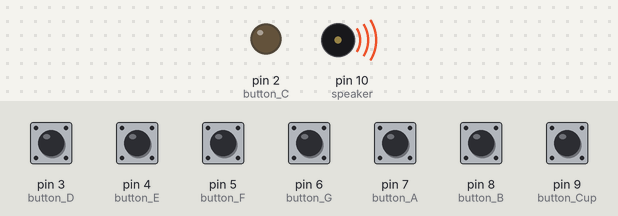
This sketch was run on a simulated Arduino Uno, built with avr-gcc and run on an emulated ATmega328P. On the bench: output pins drawn as LEDs (lit = HIGH), buzzer (waves = sounding). The inputs (shaded band) are chosen by the test bench; at power-on: pin 3 (button_D), pin 4 (button_E), pin 5 (button_F), pin 6 (button_G), pin 7 (button_A), pin 8 (button_B), pin 9 (button_Cup) HIGH. Pins used as bus, display or sensor lines are not drawn; what the sketch prints to the serial monitor is not drawn.

Above: at 0.1 s.
Timing chart, 0 to 1.6 s (numbered marks = the images above):
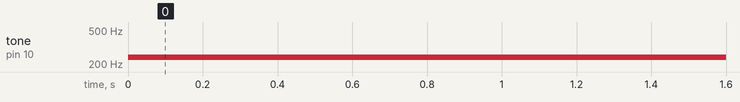

Measured:
- by itself, tone on pin 10 (speaker): silent → 240 Hz at 0.00 s

The sketch:

sketch_jun30_piano.ino
```cpp
int button_C = 2;
int button_D = 3;
int button_E = 4;
int button_F = 5;
int button_G = 6;
int button_A = 7;
int button_B = 8;
int button_Cup = 9;

int speaker = 10;

int buttonstate_C = 0;
int buttonstate_D = 0;
int buttonstate_E = 0;
int buttonstate_F = 0;
int buttonstate_G = 0;
int buttonstate_A = 0;
int buttonstate_B = 0;
int buttonstate_Cup = 0;

//NOTES         'c'  , 'd',  'e',  'f',  'g', 'a',  'b',  'C'
int tones[] = { 240, 254, 285, 320, 359, 280, 427, 956 }; //freq
int Cur_tone = 0;

void setup()
{
  pinMode(button_C, OUTPUT);
  pinMode(button_D, INPUT);
  pinMode(button_E, INPUT);
  pinMode(button_F, INPUT);
  pinMode(button_G, INPUT);
  pinMode(button_A, INPUT);
  pinMode(button_B, INPUT);
  pinMode(button_Cup, INPUT);

  pinMode(speaker, OUTPUT);
Serial.begin(9600);
}

void loop()
{
  buttonstate_C = digitalRead(button_C);
  buttonstate_D = digitalRead(button_D);
  buttonstate_E = digitalRead(button_E);
  buttonstate_F = digitalRead(button_F);
  buttonstate_G = digitalRead(button_G);
  buttonstate_A = digitalRead(button_A);
  buttonstate_B = digitalRead(button_B);
  buttonstate_Cup = digitalRead(button_Cup);
  Serial.print(buttonstate_C);
  Serial.print("||");
  Serial.print(buttonstate_D);
  Serial.print("||");
  Serial.print(buttonstate_E);
  Serial.print("||");
  Serial.print(buttonstate_F);
  Serial.print("||");
  Serial.print(buttonstate_G);
  Serial.print("||");
  Serial.print(buttonstate_A);
  Serial.print("||");
  Serial.print(buttonstate_B);
  Serial.print("||");
  Serial.println(buttonstate_Cup);

  if((buttonstate_C == LOW) || (buttonstate_E == LOW) ||
    (buttonstate_G == LOW) || (buttonstate_D == LOW) ||
    (buttonstate_F == LOW) || (buttonstate_A == LOW) ||
    (buttonstate_B == LOW) || (buttonstate_Cup == LOW) )
  {
    if (buttonstate_C == LOW)
    {
      Cur_tone = tones[0];

    }
    if (buttonstate_E == LOW)
    {
      Cur_tone = tones[1];
    }
    if (buttonstate_G == LOW)
    {
      Cur_tone = tones[2];
    }
    if (buttonstate_D == LOW)
    {
      Cur_tone = tones[3];
    }
    if (buttonstate_F == LOW)
    {
      Cur_tone = tones[4];
    }
    if (buttonstate_A == LOW)
    {
      Cur_tone = tones[5];
    }
    if (buttonstate_B == LOW)
    {
      Cur_tone = tones[6];
    }
    if (buttonstate_Cup == LOW)
    {
      Cur_tone = tones[7];
    }
    digitalWrite(speaker, LOW);
    tone(10, Cur_tone,100 );
        digitalWrite(speaker, HIGH);
    tone(10, Cur_tone,100 );

//    digitalWrite(speaker, HIGH);
//    delayMicroseconds(Cur_tone);
  }
  else //in case no button is pressed, close the piezo
  {
    digitalWrite(speaker, LOW);
  }

}
```
